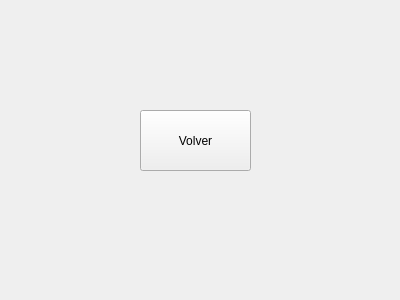
<?xml version="1.0" encoding="UTF-8"?>
<ui version="4.0">
 <class>Ventana</class>
 <widget class="QWidget" name="Ventana">
  <property name="geometry">
   <rect>
    <x>0</x>
    <y>0</y>
    <width>400</width>
    <height>300</height>
   </rect>
  </property>
  <property name="windowTitle">
   <string>Form</string>
  </property>
  <widget class="QPushButton" name="Volver">
   <property name="geometry">
    <rect>
     <x>140</x>
     <y>110</y>
     <width>111</width>
     <height>61</height>
    </rect>
   </property>
   <property name="text">
    <string>Volver</string>
   </property>
  </widget>
 </widget>
 <resources/>
 <connections/>
</ui>
